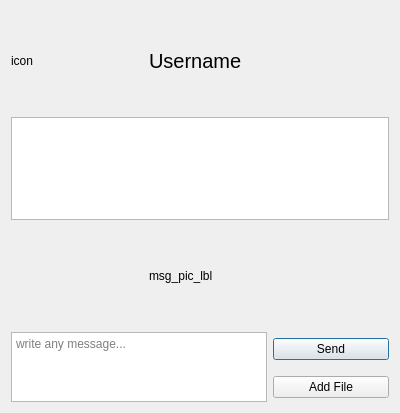
<?xml version="1.0" encoding="UTF-8"?>
<ui version="4.0">
 <class>ChatDialog</class>
 <widget class="QDialog" name="ChatDialog">
  <property name="geometry">
   <rect>
    <x>0</x>
    <y>0</y>
    <width>400</width>
    <height>413</height>
   </rect>
  </property>
  <layout class="QGridLayout" name="gridLayout" rowstretch="1,15,1,1,1">
   <item row="3" column="0" rowspan="2" colspan="2">
    <widget class="QTextEdit" name="chat_box">
     <property name="sizePolicy">
      <sizepolicy hsizetype="Minimum" vsizetype="Preferred">
       <horstretch>0</horstretch>
       <verstretch>0</verstretch>
      </sizepolicy>
     </property>
     <property name="placeholderText">
      <string>write any message...</string>
     </property>
    </widget>
   </item>
   <item row="0" column="1" colspan="2">
    <widget class="QLabel" name="username_lbl">
     <property name="font">
      <font>
       <pointsize>15</pointsize>
      </font>
     </property>
     <property name="text">
      <string>Username</string>
     </property>
    </widget>
   </item>
   <item row="1" column="0" colspan="3">
    <widget class="QListWidget" name="messages_lbl">
     <property name="verticalScrollMode">
      <enum>QAbstractItemView::ScrollPerPixel</enum>
     </property>
    </widget>
   </item>
   <item row="0" column="0">
    <widget class="QLabel" name="icon_lbl">
     <property name="sizePolicy">
      <sizepolicy hsizetype="Fixed" vsizetype="Fixed">
       <horstretch>0</horstretch>
       <verstretch>0</verstretch>
      </sizepolicy>
     </property>
     <property name="minimumSize">
      <size>
       <width>100</width>
       <height>100</height>
      </size>
     </property>
     <property name="maximumSize">
      <size>
       <width>100</width>
       <height>100</height>
      </size>
     </property>
     <property name="text">
      <string>icon</string>
     </property>
    </widget>
   </item>
   <item row="3" column="2">
    <widget class="QPushButton" name="sendBtn">
     <property name="text">
      <string>Send</string>
     </property>
    </widget>
   </item>
   <item row="4" column="2">
    <widget class="QPushButton" name="addFileBtn">
     <property name="text">
      <string>Add File</string>
     </property>
    </widget>
   </item>
   <item row="2" column="1">
    <widget class="QLabel" name="msg_pic_lbl">
     <property name="sizePolicy">
      <sizepolicy hsizetype="Fixed" vsizetype="Fixed">
       <horstretch>0</horstretch>
       <verstretch>0</verstretch>
      </sizepolicy>
     </property>
     <property name="minimumSize">
      <size>
       <width>100</width>
       <height>100</height>
      </size>
     </property>
     <property name="maximumSize">
      <size>
       <width>100</width>
       <height>100</height>
      </size>
     </property>
     <property name="text">
      <string>msg_pic_lbl</string>
     </property>
    </widget>
   </item>
  </layout>
 </widget>
 <resources/>
 <connections/>
</ui>
